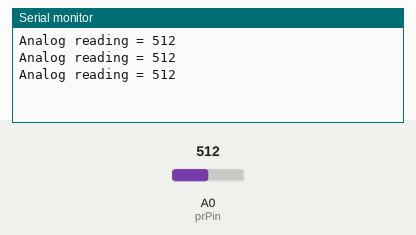
The sketch below on a simulated Arduino Uno, built with avr-gcc and run on an emulated ATmega328P. On the bench: the last lines printed to the serial monitor. Inputs (shaded band) come from the test bench; at power-on: A0 (prPin) = 512.

Above: at 1.2 s.
1.3 s: A0 (prPin) set to 716
At 1.86 s:
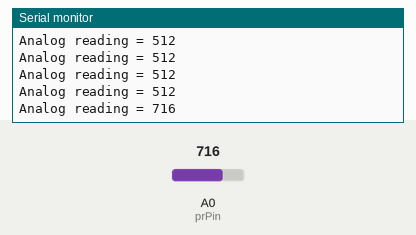
2.8 s: A0 (prPin) set to 900
At 3.06 s:
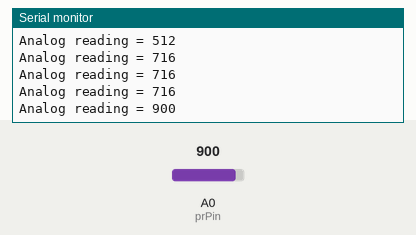
Timing chart, 0 to 5.8 s (numbered marks = the images above; inputs shaded):
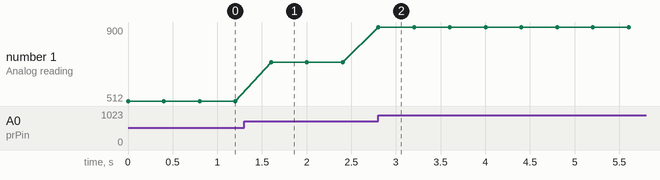

Measured:
- after the input at 1.3 s, the serial monitor: prints a new line after 0.30 s (image 1)
- after the input at 2.8 s, the serial monitor: prints a new line at once (image 2)
- plotted number 1: 512 → 716 after the input at 1.3 s, 716 → 900 after the input at 2.8 s

The sketch:

photoresistor.ino
```cpp
// Nightlight!
// If the photo resistor reads less than a certain value,
// turn on the LED.
// This is very similar to the force sensitive resistor:
// https://learn.adafruit.com/force-sensitive-resistor-fsr/using-an-fsr

int prPin = A0;
int ledPin = 2;
int prReading = 0;

// You might need to tweak this number.  Look at the readings
// in the console, and move your hand on/off the sensor.  Try to
// pick out a value where you want to LED to be off.
int pinOffValue = 850;

void setup() {
  // We'll send debugging information via the Serial monitor
  Serial.begin(9600);
}

void loop() {
  prReading = analogRead(prPin);

  Serial.print("Analog reading = ");
  Serial.println(prReading);     // the raw analog reading

  // If the photo resistor reads less than a certain value,
  // turn on the LED.
  if (prReading < pinOffValue) {
    digitalWrite(ledPin, HIGH);
  } else {
    digitalWrite(ledPin, LOW);
  }

  delay(400);
}
```
